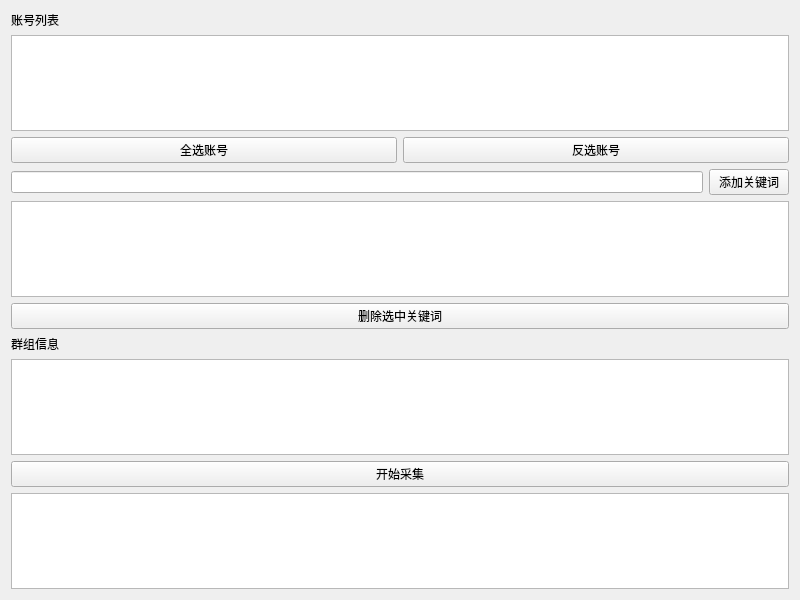
<?xml version="1.0" encoding="UTF-8"?>
<ui version="4.0">
 <class>GroupCollectorTab</class>
 <widget class="QWidget" name="GroupCollectorTab">
  <property name="geometry">
   <rect>
    <x>0</x>
    <y>0</y>
    <width>800</width>
    <height>600</height>
   </rect>
  </property>
  <property name="windowTitle">
   <string>群组搜集器</string>
  </property>
  <layout class="QVBoxLayout" name="verticalLayout">
   <item>
    <widget class="QLabel" name="label">
     <property name="text">
      <string>账号列表</string>
     </property>
    </widget>
   </item>
   <item>
    <widget class="QTableWidget" name="accountTableWidget"/>
   </item>
   <item>
    <layout class="QHBoxLayout" name="horizontalLayout">
     <item>
      <widget class="QPushButton" name="selectAllAccountsButton">
       <property name="text">
        <string>全选账号</string>
       </property>
      </widget>
     </item>
     <item>
      <widget class="QPushButton" name="deselectAllAccountsButton">
       <property name="text">
        <string>反选账号</string>
       </property>
      </widget>
     </item>
    </layout>
   </item>
   <item>
    <layout class="QHBoxLayout" name="horizontalLayout_2">
     <item>
      <widget class="QLineEdit" name="keywordInput"/>
     </item>
     <item>
      <widget class="QPushButton" name="addKeywordButton">
       <property name="text">
        <string>添加关键词</string>
       </property>
      </widget>
     </item>
    </layout>
   </item>
   <item>
    <widget class="QListWidget" name="keywordList"/>
   </item>
   <item>
    <widget class="QPushButton" name="removeKeywordButton">
     <property name="text">
      <string>删除选中关键词</string>
     </property>
    </widget>
   </item>
   <item>
    <widget class="QLabel" name="label_2">
     <property name="text">
      <string>群组信息</string>
     </property>
    </widget>
   </item>
   <item>
    <widget class="QTableWidget" name="groupTableWidget"/>
   </item>
   <item>
    <widget class="QPushButton" name="startCollectionButton">
     <property name="text">
      <string>开始采集</string>
     </property>
    </widget>
   </item>
   <item>
    <widget class="QTextEdit" name="logTextEdit"/>
   </item>
  </layout>
 </widget>
 <resources/>
 <connections/>
</ui>
